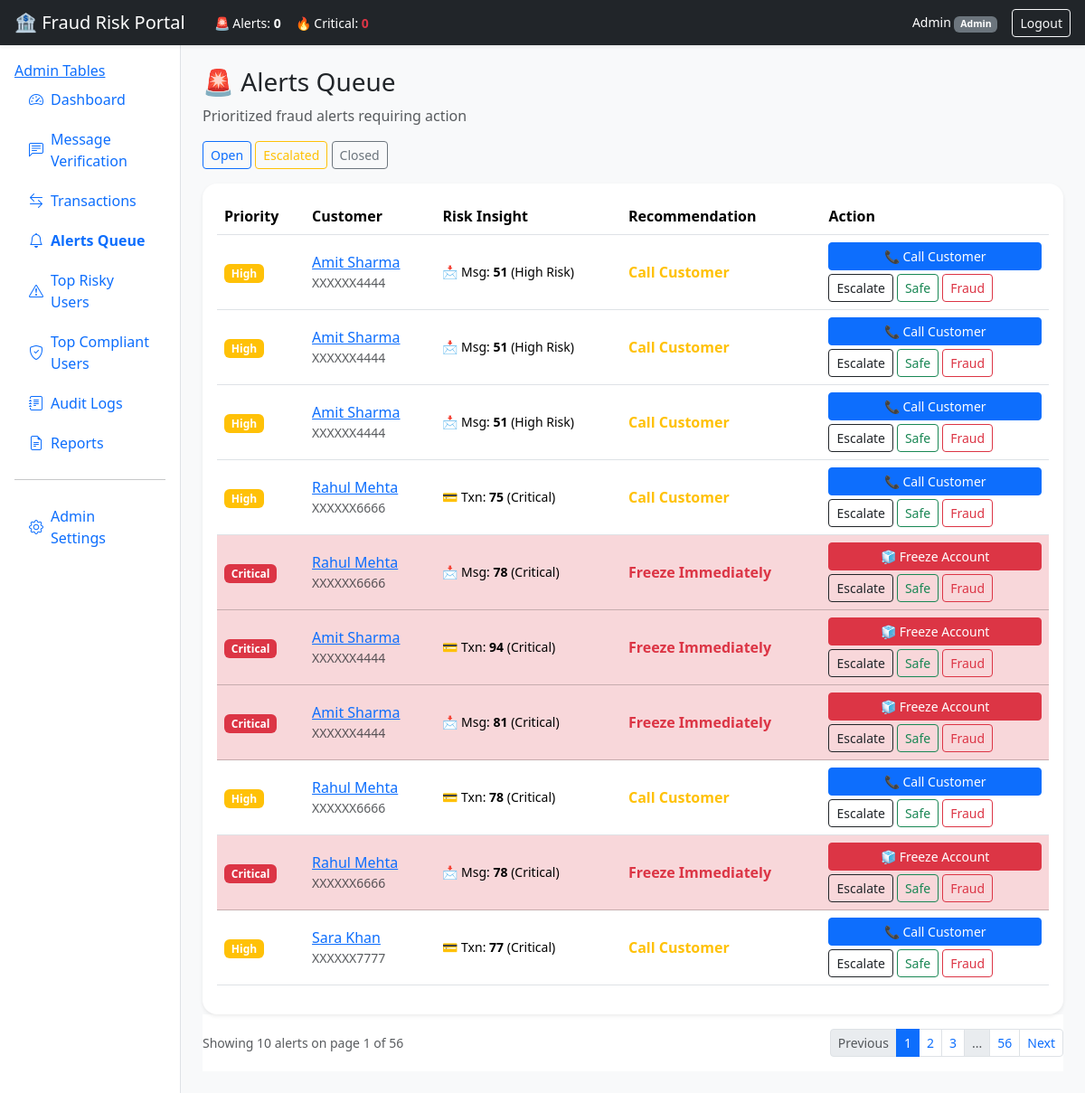
The app's page /alerts (signed in) with its own data.
### app/models.py (models this page shows, shortened)
class User(db.Model, UserMixin):
    id = db.Column(db.Integer, primary_key=True)
    username = db.Column(db.String(80), unique=True, nullable=False)
    full_name = db.Column(db.String(120), nullable=False)
    role = db.Column(db.String(40), nullable=False, default=ROLE_BANKER)
    password_hash = db.Column(db.String(255), nullable=False)
    active = db.Column(db.Boolean, default=True)

class Alert(db.Model):
    id = db.Column(db.Integer, primary_key=True)
    alert_type = db.Column(db.String(40), nullable=False)
    severity = db.Column(db.String(20), default="Medium")
    message_id = db.Column(db.Integer, db.ForeignKey("message.id"), nullable=True)
    transaction_id = db.Column(db.Integer, db.ForeignKey("transaction.id"), nullable=True)
    customer_id = db.Column(db.Integer, db.ForeignKey("customer.id"), nullable=True)
    assigned_role = db.Column(db.String(40), default="Fraud Analyst")
    status = db.Column(db.String(20), default="Open")
    last_action = db.Column(db.String(120), default="Created")
    created_at = db.Column(db.DateTime, default=datetime.utcnow)

class Customer(db.Model):
    id = db.Column(db.Integer, primary_key=True)
    customer_ref = db.Column(db.String(30), unique=True, nullable=False)
    full_name = db.Column(db.String(120), nullable=False)
    phone_masked = db.Column(db.String(20), nullable=False)
    email_masked = db.Column(db.String(120), nullable=True)
    account_masked = db.Column(db.String(30), nullable=False)
    account_status = db.Column(db.String(20), default="Active")
    kyc_status = db.Column(db.String(20), default="Pending")
    account_age_months = db.Column(db.Integer, default=12)
    device_change_frequency = db.Column(db.Integer, default=0)
    location_mismatch_count = db.Column(db.Integer, default=0)
    complaint_count = db.Column(db.Integer, default=0)
    vulnerability_indicator = db.Column(db.Integer, default=0)
    transaction_velocity = db.Column(db.Float, default=0.0)
    message_frequency = db.Column(db.Integer, default=0)
    linked_user_flag = db.Column(db.String(20), default="Compliant")

class MessagePrediction(db.Model):
    id = db.Column(db.Integer, primary_key=True)
    message_id = db.Column(db.Integer, db.ForeignKey("message.id"), nullable=False)
    scam_probability = db.Column(db.Float, nullable=False)
    risk_score = db.Column(db.Integer, nullable=False)
    risk_category = db.Column(db.String(30), nullable=False)
    reasons_json = db.Column(db.Text, nullable=False)
    keywords_json = db.Column(db.Text, nullable=False)
    action_recommendation = db.Column(db.String(255), nullable=False)
    model_probability = db.Column(db.Float, default=0.0)
    rule_score = db.Column(db.Float, default=0.0)

class TransactionPrediction(db.Model):
    id = db.Column(db.Integer, primary_key=True)
    transaction_id = db.Column(db.Integer, db.ForeignKey("transaction.id"), nullable=False)
    fraud_probability = db.Column(db.Float, nullable=False)
    risk_score = db.Column(db.Integer, nullable=False)
    risk_category = db.Column(db.String(30), nullable=False)
    reasons_json = db.Column(db.Text, nullable=False)
    anomaly_score = db.Column(db.Float, default=0.0)
    model_probability = db.Column(db.Float, default=0.0)

### app/routes/main.py (the view)
@main_bp.route("/alerts")
@login_required
def alerts_queue():
    status = request.args.get('status', 'Open')
    page = request.args.get('page', 1, type=int)
    pagination = Alert.query.filter_by(status=status)\
                            .order_by(Alert.created_at.desc())\
                            .paginate(page=page, per_page=10, error_out=False)
    alerts = pagination.items
    customers = {c.id: c for c in Customer.query.filter(Customer.id.in_([a.customer_id for a in alerts])).all()}
    msg_ids = [a.message_id for a in alerts if a.message_id]
    msg_preds = {mp.message_id: mp for mp in MessagePrediction.query.filter(MessagePrediction.message_id.in_(msg_ids)).all()}
    tx_ids = [a.transaction_id for a in alerts if a.transaction_id]
    tx_preds = {tp.transaction_id: tp for tp in TransactionPrediction.query.filter(TransactionPrediction.transaction_id.in_(tx_ids)).all()}
    return render_template("alerts.html",
                           alerts=alerts,
                           pagination=pagination,
                           customers=customers,
                           msg_preds=msg_preds,
                           tx_preds=tx_preds,
                           current_status=status)

### app/models.py (called while the page is built)
@login_manager.user_loader
def load_user(user_id):
    return db.session.get(User, int(user_id))

### app/routes/main.py (called while the page is built)
@main_bp.app_context_processor
def inject_stats():
    stats = {
        "total": MessagePrediction.query.count(),
        "fraud": MessagePrediction.query.filter(MessagePrediction.risk_score >= 50).count(),
        "legit": MessagePrediction.query.filter(MessagePrediction.risk_score < 50).count(),
    }
    return dict(stats=stats)

### templates/alerts.html
{% extends "base.html" %}
{% block content %}
<h3 class="mb-2">🚨 Alerts Queue</h3>
<p class="text-muted">Prioritized fraud alerts requiring action</p>
<div class="mb-3">
  <a class="btn btn-sm btn-outline-primary" href="{{ url_for('main.alerts_queue', status='Open') }}">Open</a>
  <a class="btn btn-sm btn-outline-warning" href="{{ url_for('main.alerts_queue', status='Escalated') }}">Escalated</a>
  <a class="btn btn-sm btn-outline-secondary" href="{{ url_for('main.alerts_queue', status='Closed') }}">Closed</a>
</div>
<div class="card shadow-sm rounded-4">
  <div class="card-body">
    <div class="table-responsive">
      <table class="table align-middle">
        <thead>
          <tr>
            <th>Priority</th>
            <th>Customer</th>
            <th>Risk Insight</th>
            <th>Recommendation</th>
            <th>Action</th>
          </tr>
        </thead>
        <tbody>
        {% for a in alerts %}
          {% set c = customers.get(a.customer_id) %}
          {% set mp = msg_preds.get(a.message_id) %}
          {% set tp = tx_preds.get(a.transaction_id) %}
          <tr class="{% if a.severity == 'Critical' %}table-danger{% endif %}">
            <td>
              <span class="badge
                {% if a.severity == 'Critical' %}bg-danger
                {% elif a.severity == 'High' %}bg-warning
                {% else %}bg-secondary{% endif %}">
                {{ a.severity }}
              </span>
            </td>
            <td>
              {% if c %}
                <a href="{{ url_for('main.customer_profile', customer_id=c.id) }}">
                  {{ c.full_name }}
                </a>
                <div class="small text-muted">{{ c.account_masked }}</div>
              {% else %}
                -
              {% endif %}
            </td>
            <td class="small">
              {% if mp %}
                📩 Msg: <b>{{ mp.risk_score }}</b> ({{ mp.risk_category }})<br>
              {% endif %}
              {% if tp %}
                💳 Txn: <b>{{ tp.risk_score }}</b> ({{ tp.risk_category }})
              {% endif %}
            </td>
            <td>
              {% if a.severity == 'Critical' %}
                <span class="text-danger fw-bold">Freeze Immediately</span>
              {% elif a.severity == 'High' %}
                <span class="text-warning fw-bold">Call Customer</span>
              {% else %}
                <span class="text-muted">Review</span>
              {% endif %}
            </td>
            <td>
              <div class="mb-1">
                {% if a.severity == 'Critical' %}
                  <form method="post" action="{{ url_for('main.freeze_account', alert_id=a.id) }}">
                    <button type="submit" class="btn btn-sm btn-danger w-100">🧊 Freeze Account</button>
                  </form>
                {% elif a.severity == 'High' %}
                  <form method="post" action="{{ url_for('main.call_customer', alert_id=a.id) }}">
                    <button type="submit" class="btn btn-sm btn-primary w-100">📞 Call Customer</button>
                  </form>
                {% endif %}
              </div>
              <div class="d-flex flex-wrap gap-1">
                <form method="post" action="{{ url_for('main.escalate', alert_id=a.id) }}">
                  <button type="submit" class="btn btn-outline-dark btn-sm">Escalate</button>
                </form>
                <form method="post" action="{{ url_for('main.mark_safe', alert_id=a.id) }}">
                  <button type="submit" class="btn btn-outline-success btn-sm">Safe</button>
                </form>
                <form method="post" action="{{ url_for('main.mark_fraud', alert_id=a.id) }}">
                  <button type="submit" class="btn btn-outline-danger btn-sm">Fraud</button>
                </form>
              </div>
            </td>
          </tr>
        {% endfor %}
        </tbody>
      </table>
    </div>
  </div>
</div>
<div class="card-footer bg-white border-top-0 py-3">
    <div class="d-flex justify-content-between align-items-center">
        <div class="small text-muted">
            Showing {{ alerts|length }} alerts on page {{ pagination.page }} of {{ pagination.pages }}
        </div>
        <nav aria-label="Page navigation">
            <ul class="pagination pagination-sm mb-0">
                <li class="page-item {{ 'disabled' if not pagination.has_prev }}">
                    <a class="page-link" href="{{ url_for('main.alerts_queue', page=pagination.prev_num, status=current_status) if pagination.has_prev else '#' }}">Previous</a>
                </li>
                {% for page_num in pagination.iter_pages(left_edge=1, right_edge=1, left_current=1, right_current=2) %}
                    {% if page_num %}
                        <li class="page-item {{ 'active' if page_num == pagination.page }}">
                            <a class="page-link" href="{{ url_for('main.alerts_queue', page=page_num, status=current_status) }}">{{ page_num }}</a>
                        </li>
                    {% else %}
                        <li class="page-item disabled"><span class="page-link">...</span></li>
                    {% endif %}
                {% endfor %}
                <li class="page-item {{ 'disabled' if not pagination.has_next }}">
                    <a class="page-link" href="{{ url_for('main.alerts_queue', page=pagination.next_num, status=current_status) if pagination.has_next else '#' }}">Next</a>
                </li>
            </ul>
        </nav>
    </div>
</div>
{% endblock %}

### templates/base.html (shortened to what this page needs)
<!doctype html>
<html lang="en">
<head>
  <link href="https://cdn.jsdelivr.net/npm/bootstrap@5.3.3/dist/css/bootstrap.min.css" rel="stylesheet">
  <link href="https://cdn.jsdelivr.net/npm/bootstrap-icons@1.11.3/font/bootstrap-icons.css" rel="stylesheet">
  <link rel="stylesheet" href="{{ url_for('static', filename='css/style.css') }}">
</head>
<body class="bg-light">
<nav class="navbar navbar-dark bg-dark shadow-sm px-3">
  <div class="d-flex align-items-center gap-3">
    <span class="navbar-brand mb-0 h5">🏦 Fraud Risk Portal</span>
    <div class="d-none d-md-flex gap-3 text-white small">
      <span>🚨 Alerts: <b>{{ stats.open_alerts or 0 }}</b></span>
      <span>🔥 Critical: <b class="text-danger">{{ stats.critical_alerts or 0 }}</b></span>
    </div>
  </div>
  <div class="d-flex align-items-center gap-3 text-white">
    {% if current_user.is_authenticated %}
      <span class="small">
        {{ current_user.full_name }}
        <span class="badge bg-secondary">{{ current_user.role }}</span>
      </span>
      <a class="btn btn-outline-light btn-sm" href="{{ url_for('auth.logout') }}">Logout</a>
    {% endif %}
  </div>
</nav>
<div class="container-fluid">
  <div class="row">
    <aside class="col-lg-2 bg-white border-end min-vh-100 p-3">
    <a href="{{ url_for('admin.list_tables') }}">Admin Tables</a>
      <div class="nav flex-column gap-1">
        {% macro nav_item(endpoint, icon, label) %}
          <a class="nav-link d-flex align-items-center gap-2
            {% if request.endpoint == endpoint %}active fw-bold text-primary{% endif %}"
            href="{{ url_for(endpoint) }}">
            <i class="bi {{ icon }}"></i> {{ label }}
          </a>
        {% endmacro %}
        {{ nav_item('main.dashboard', 'bi-speedometer2', 'Dashboard') }}
        {{ nav_item('main.message_verify', 'bi-chat-left-text', 'Message Verification') }}
        {{ nav_item('main.transaction_monitor', 'bi-arrow-left-right', 'Transactions') }}
        {{ nav_item('main.alerts_queue', 'bi-bell', 'Alerts Queue') }}
        {{ nav_item('main.top_risky', 'bi-exclamation-triangle', 'Top Risky Users') }}
        {{ nav_item('main.top_compliant', 'bi-shield-check', 'Top Compliant Users') }}
        {{ nav_item('main.audit_logs', 'bi-journal-text', 'Audit Logs') }}
        {{ nav_item('main.reports_page', 'bi-file-earmark-text', 'Reports') }}
        {% if current_user.role == "Admin" %}
          <hr>
          {{ nav_item('main.admin_settings', 'bi-gear', 'Admin Settings') }}
        {% endif %}
      </div>
    </aside>
    <main class="col-lg-10 p-4">
      {% block content %}{% endblock %}
    </main>
  </div>
</div>
</body>
</html>

### static/css/style.css (style rules this page uses)
:root { --navy: #0b1f3a; --accent: #1d4ed8; --soft: #f4f7fb; }
.card { border: 0; }
.table td, .table th { vertical-align: middle; }

### records on screen
User: full_name "Admin", role "Admin"
Alert: severity "High", shows "Call Customer"
Customer: full_name "Amit Sharma", account_masked "XXXXXX4444"
MessagePrediction: risk_score "51", risk_category "High Risk"
Alert: severity "High", shows "Call Customer"
MessagePrediction: risk_score "51", risk_category "High Risk"
Alert: severity "High", shows "Call Customer"
MessagePrediction: risk_score "51", risk_category "High Risk"
Alert: severity "High", shows "Call Customer"
Customer: full_name "Rahul Mehta", account_masked "XXXXXX6666"
TransactionPrediction: risk_score "75", risk_category "Critical"
Alert: severity "Critical", shows "Freeze Immediately"
MessagePrediction: risk_score "78", risk_category "Critical"
Alert: severity "Critical", shows "Freeze Immediately"
TransactionPrediction: risk_score "94", risk_category "Critical"
Alert: severity "Critical", shows "Freeze Immediately"
MessagePrediction: risk_score "81", risk_category "Critical"
Alert: severity "High", shows "Call Customer"
TransactionPrediction: risk_score "78", risk_category "Critical"
Alert: severity "Critical", shows "Freeze Immediately"
MessagePrediction: risk_score "78", risk_category "Critical"
Alert: severity "High", shows "Call Customer"
Customer: full_name "Sara Khan", account_masked "XXXXXX7777"
TransactionPrediction: risk_score "77", risk_category "Critical"

### other values on screen
{{ stats.open_alerts or 0 }} "0"
{{ stats.critical_alerts or 0 }} "0"
{{ label }} "Dashboard Message Verification Transactions Alerts Queue Top Risky Users Top Compliant Users Audit Logs Reports Admin Settings"
{{ alerts|length }} "10"
{{ pagination.page }} "1"
{{ pagination.pages }} "56"
{{ page_num }} "1" "2" "3" "56"
